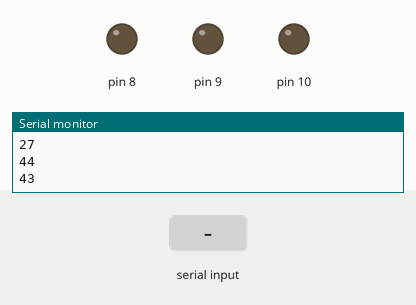
A sketch run on a simulated Arduino Uno, built with avr-gcc and run on an emulated ATmega328P. Shown: output pins drawn as LEDs (lit = HIGH), the last lines printed to the serial monitor. Inputs (shaded band) come from the test bench. Random numbers use the default seed unless the sketch sets one.

Above: at 1.5 s.
1.6 s: "H" received over Serial
At 2.6 s:
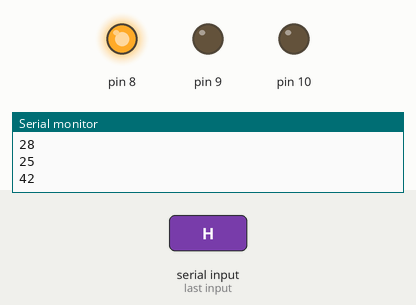
3.5 s: "N" received over Serial
At 4.7 s:
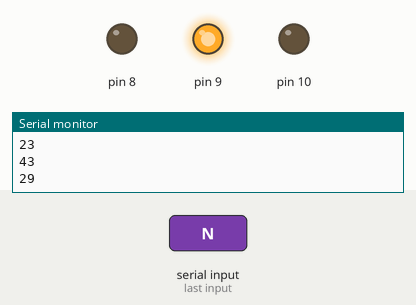
5.0 s: "F" received over Serial
At 6.1 s:
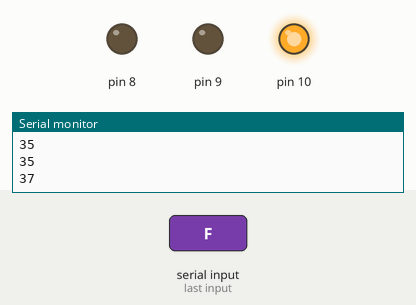
Timing chart, 0 to 8.0 s (numbered marks = the images above; inputs shaded):
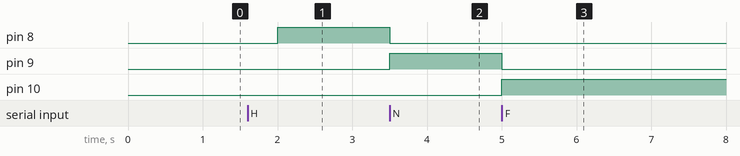

Measured:
- after the input at 1.6 s, pin 8: LOW → HIGH after 0.40 s
- after the input at 3.5 s, pin 8: HIGH → LOW at once; pin 9: LOW → HIGH at once
- after the input at 5.0 s, pin 9: HIGH → LOW at once; pin 10: LOW → HIGH at once

The sketch:

sketch_sep29a.ino
```cpp
int ps;
void setup() {
  // put your setup code here, to run once:
  pinMode(8,OUTPUT);
  pinMode(9,OUTPUT);
  pinMode(10,OUTPUT);
  Serial.begin(9600);
}

void loop() {
  // put your main code here, to run repeatedly:
  ps = random(20,45);
  Serial.println(ps);
  delay(500);
    char lecturaSerial = Serial.read();
    if (lecturaSerial == 'H'){  //Hipotermia
      digitalWrite(8,HIGH);
      digitalWrite(9,LOW);
      digitalWrite(10,LOW);
   }
    else if (lecturaSerial == 'N'){   //Normal
      digitalWrite(8,LOW);
      digitalWrite(9,HIGH);
      digitalWrite(10,LOW);
   }
    else if (lecturaSerial == 'F'){   //Fiebreqqqqqq
      digitalWrite(8,LOW);
      digitalWrite(9,LOW);
      digitalWrite(10,HIGH);
 }
}
```
